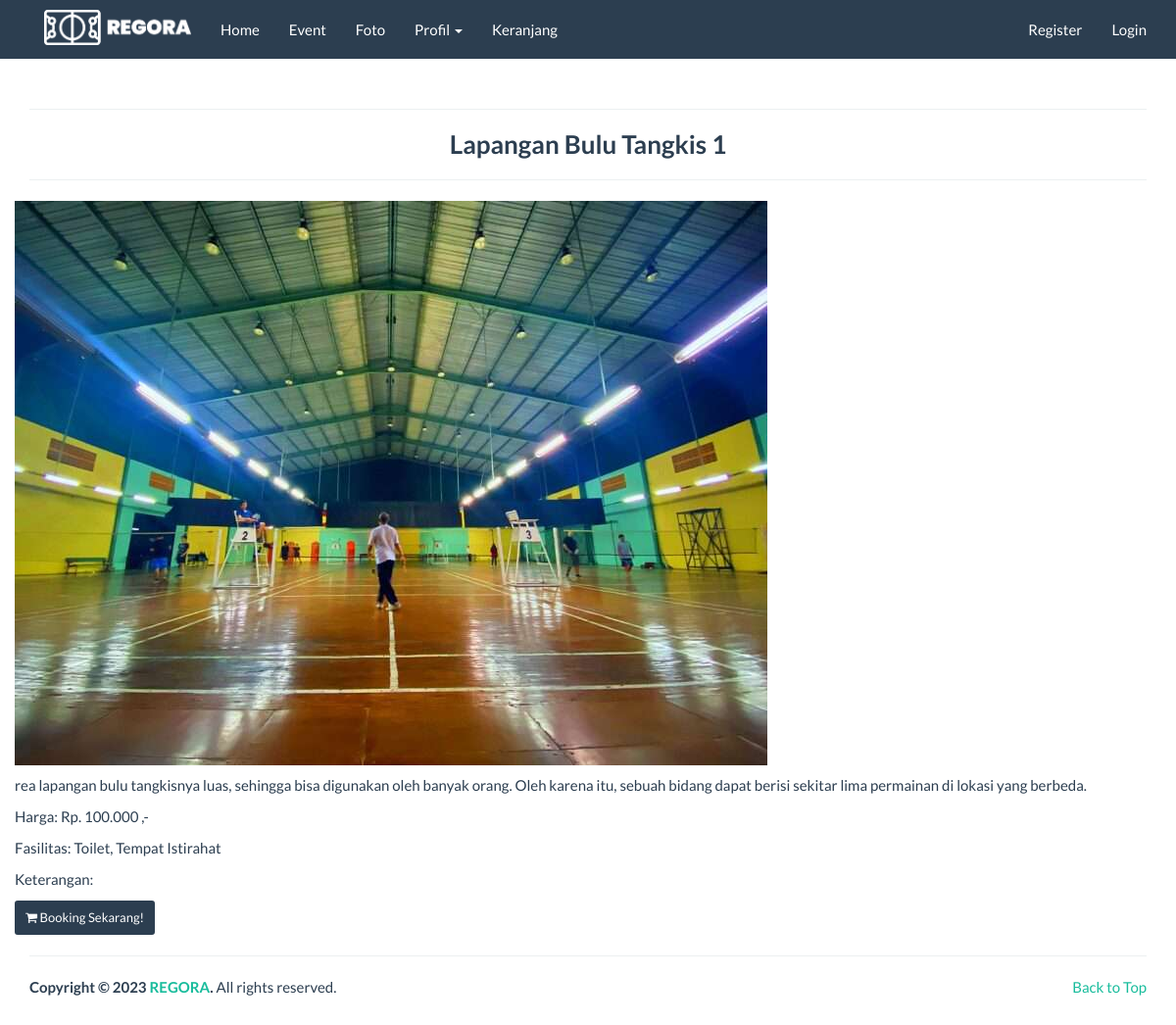
The page /detail/4 on the database as committed earlier.
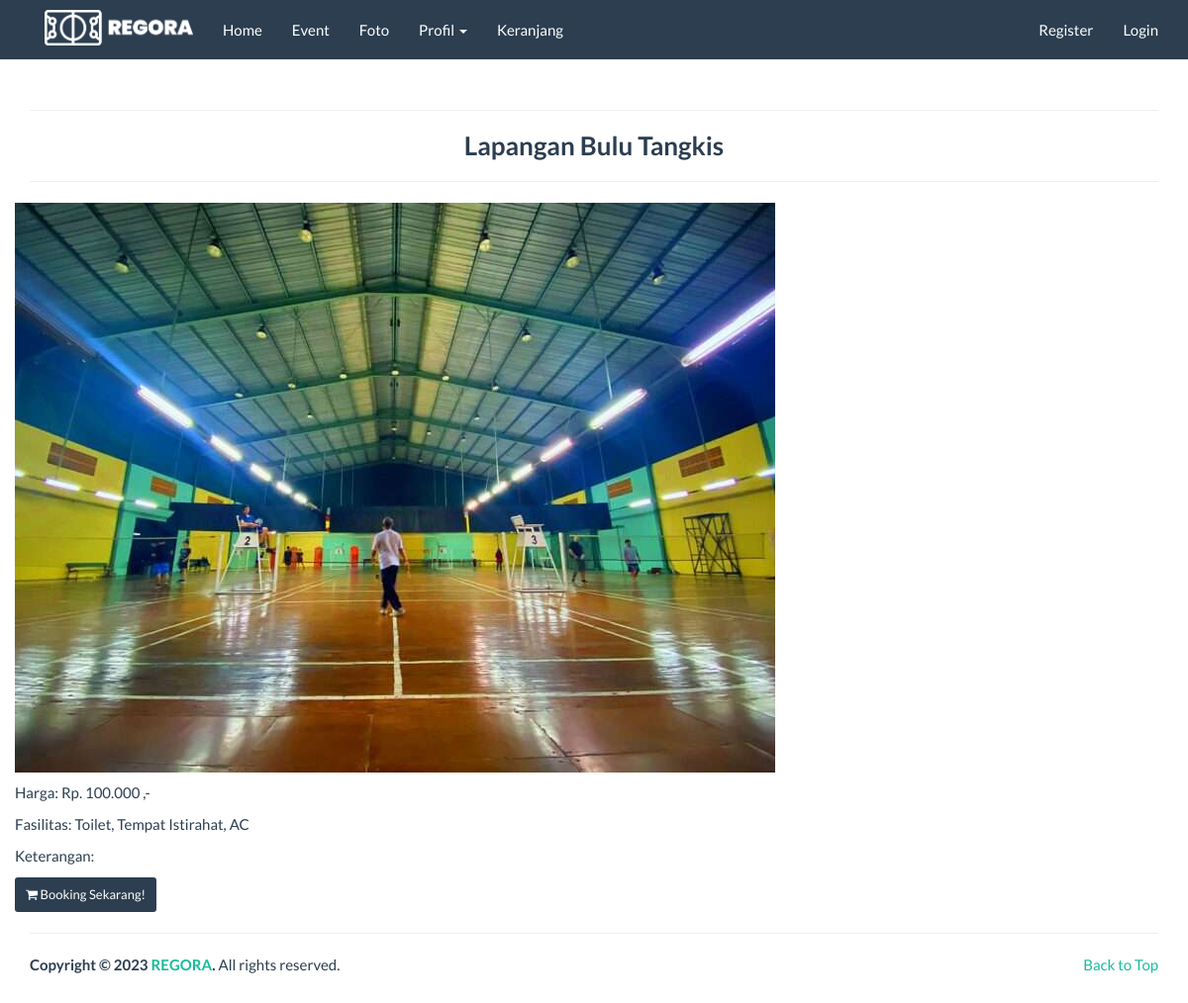
The same page on the database as committed later.
### tables this page shows
CREATE TABLE `lapangan` (
  `id_lapangan` int(11) NOT NULL,
  `nama_lapangan` varchar(100) NOT NULL,
  `harga` int(11) NOT NULL,
  `foto` text NOT NULL,
  `deskripsi` text NOT NULL,
  `fasilitas` varchar(100) NOT NULL,
  `created_by` varchar(255) DEFAULT NULL,
  `created_at` varchar(255) DEFAULT NULL,
  `modified_by` varchar(255) DEFAULT NULL,
  `modified_at` varchar(255) DEFAULT NULL
);

### application/controllers/Detail.php (called while the page is built)
<?php
class Detail extends CI_Controller {
    public function index($id) {
        $data['title'] = 'Detail';
        $this->load->model('Lapangan_model');
        $lapangan = $this->Lapangan_model->getLapanganById($id);
        if ($lapangan) {
            $data['lapangan'] = $lapangan;
            $this->load->view('front/detail/body', $data);
        } else {
            echo "Lapangan tidak ditemukan.";
        }
    }
}
?>

### index.php (called while the page is built, shortened)
<?php
require_once BASEPATH.'core/CodeIgniter.php';

### application/models/Lapangan_model.php (called while the page is built, shortened)
<?php  if ( ! defined('BASEPATH')) exit('No direct script access allowed');
class Lapangan_model extends CI_Model
{
  public function getLapanganById($id) {
    $query = $this->db->get_where('lapangan', array('id_lapangan' => $id));
    return $query->row();
}
}

### application/views/front/detail/detail.php (the view)
<hr><h3 align="center"><b><?php echo $lapangan->nama_lapangan; ?></b></h3><hr>
<div class="row">
<?php if ($lapangan) { ?>
        <p><?php
        if(empty($lapangan->foto)) {
          echo "<img class='card-img-top' src='".base_url()."assets/images/no_image_thumb.png'>";
        } else {
          echo "<img src='".base_url()."assets/images/lapangan/".$lapangan->foto."'> ";
        }
        ?></p>
        <p><?php echo $lapangan->deskripsi; ?></p>
        <p>Harga:  <?php
          $harga_rupiah = number_format($lapangan->harga, 0, ',', '.');
          echo 'Rp. '.$harga_rupiah . ' ,-';
          ?></p>
        <p>Fasilitas: <?php echo $lapangan->fasilitas; ?></p>
        <p>Keterangan: <?php echo $lapangan->keterangan; ?></p>
        <a href="<?php echo base_url('cart/buy/').$lapangan->id_lapangan ?>">
            <button class="btn btn-sm btn-primary"><i class="fa fa-shopping-cart"></i> Booking Sekarang!</button>
          </a>
    <?php } else { ?>
        <p>Lapangan tidak ditemukan  .</p>
    <?php } ?>
</div>

### application/views/front/header.php (shortened to what this page needs)
<!DOCTYPE html>
<html lang="en">
<head>
  <link href="<?php echo base_url() ?>assets/template/frontend/css/core.css" rel="stylesheet" type="text/css" />
  <link href="<?php echo base_url() ?>assets/template/frontend/css/custom.css" rel="stylesheet">
  <link href="<?php echo base_url() ?>assets/plugins/font-awesome/css/font-awesome.min.css" rel="stylesheet" type="text/css" />
</head>

### application/views/front/navbar.php (shortened to what this page needs)
<nav class="navbar navbar-default navbar-fixed-top">
  <div class="container">
    <div class="navbar-header">
      <div class="col-lg-4">
        <a href="<?php echo base_url() ?>" class="logo">
          <img src="<?php echo base_url('assets/images/company/REGORA.png'); ?>" alt="JSOFT" width="150px" style="display: block; margin: 10px auto;">
        </a>
      </div>
    </div>
    <div class="collapse navbar-collapse" id="bs-example-navbar-collapse-1">
      <ul class="nav navbar-nav">
        <li class="<?php if($this->uri->segment(1) == ""){echo "active";} ?>">
          <a href="<?php echo base_url() ?>">Home </a>
        </li>
        <li class="<?php if($this->uri->segment(1) == "event"){echo "active";} ?>">
          <a href="<?php echo base_url('event') ?>"> Event</a>
        </li>
        <li class="<?php if($this->uri->segment(1) == "gallery"){echo "active";} ?>">
          <a href="<?php echo base_url('gallery/album') ?>"> Foto</a>
        </li>
        <li class="dropdown <?php if($this->uri->segment(1) == "about" or $this->uri->segment(1) == "contact"){echo "active";} ?>">
          <a href="#" class="dropdown-toggle" data-toggle="dropdown" role="button" aria-haspopup="true" aria-expanded="false">Profil <span class="caret"></span></a>
        </li>
        <li class="<?php if($this->uri->segment(1) == "cart" && $this->uri->segment(2) == ""){echo "active";} ?>">
          <a href="<?php echo base_url('cart') ?>"> Keranjang</a>
        </li>
      </ul>
      <?php if($this->session->userdata('usertype') != NULL){ ?>
        <ul class="nav navbar-nav navbar-right">
          <li class="dropdown">
            <a href="#" class="dropdown-toggle" data-toggle="dropdown" role="button" aria-haspopup="true" aria-expanded="false">Hi, <?php echo $this->session->userdata('username') ?> <span class="caret"></span></a>
            <ul class="dropdown-menu">
              <li><a href="<?php echo base_url('cart/history') ?>">Riwayat Booking</a></li>
              <li><a href="<?php echo base_url('auth/edit_profil/').$this->session->userdata('user_id') ?>">Edit Profil</a></li>
              <li><a href="<?php echo base_url('auth/profil') ?>">Profil Saya</a></li>
              <li role="separator" class="divider"></li>
              <li><a href="<?php echo base_url('auth/logout') ?>">Logout</a></li>
            </ul>
          </li>
        </ul>
      <?php }else{ ?>
        <ul class="nav navbar-nav navbar-right">
          <li><a href="<?php echo base_url('auth/register') ?>">Register</a></li>
          <li><a href="<?php echo base_url('auth/login') ?>">Login</a></li>
        </ul>
      <?php } ?>
    </div>
  </div>
</nav>

### application/views/front/detail/body.php (shortened to what this page needs)
<?php $this->load->view('front/header'); ?>
<?php $this->load->view('front/navbar'); ?>
<div class="container">
	<?php $this->load->view('front/detail/detail'); ?>
</div>
<?php $this->load->view('front/footer'); ?>

### application/views/front/footer.php
<footer>
  <div class="container">
    <div class="row">
      <div class="col-lg-12">
        <hr>
      </div>
    </div>
  </div>
  <div class="container">
    <div class="row">
      <div class="col-xs-6">
        <strong>Copyright &copy; 2023 <a>REGORA</a>.</strong> All rights reserved.
      </div>
      <div class="col-xs-6" align="right"><a href="#top">Back to Top</a></div>
    </div>
  </div>
</footer>
</body>
</html>

### assets/template/frontend/css/custom.css (style rules this page uses)
a:hover, a:visited, a:link, a:active { text-decoration: none; }

Rows that differ between the two databases and show on the page:
changed lapangan: nama_lapangan "Lapangan Bulu Tangkis 1" → "Lapangan Bulu Tangkis"; fasilitas "Toilet, Tempat Istirahat" → "Toilet, Tempat Istirahat, AC"; deskripsi "rea lapangan bulu tangkisnya luas, sehingga bisa digunakan oleh banyak orang. Oleh karena itu, sebuah bidang dapat berisi sekitar lima permainan di lokasi yang berbeda." → (not shown)
